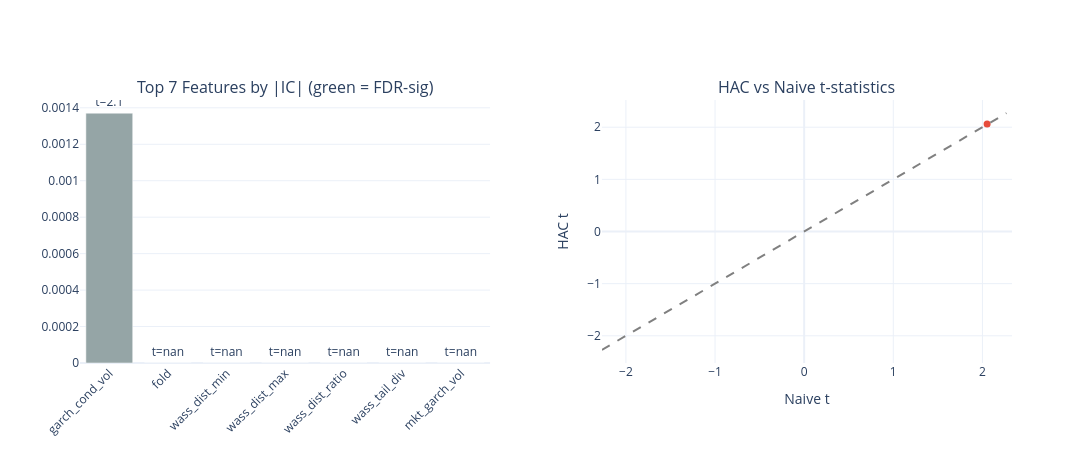

The cell this chart's notebook holds for it:
### Markdown cell above
### IC Bar Chart & HAC Scatter

Left panel: top features by absolute IC, colored by FDR significance.
Right panel: HAC vs naive t-statistics — points below the 45-degree line
show features whose significance is inflated by autocorrelation.

### Code cell
top_n = min(25, len(eval_summary))
top = eval_summary.head(top_n)

fig = make_subplots(
    rows=1,
    cols=2,
    subplot_titles=[
        f"Top {top_n} Features by |IC| (green = FDR-sig)",
        "HAC vs Naive t-statistics",
    ],
    horizontal_spacing=0.12,
)

# Panel 1: IC bar chart
colors = ["#2ecc71" if s else "#95a5a6" for s in top["fdr_sig"].to_list()]
fig.add_trace(
    go.Bar(
        x=top["feature"].to_list(),
        y=top["ic_mean"].to_list(),
        marker_color=colors,
        text=[f"t={t:.1f}" for t in top["hac_t"].to_list()],
        textposition="outside",
        showlegend=False,
    ),
    row=1,
    col=1,
)

# Panel 2: HAC scatter
fig.add_trace(
    go.Scatter(
        x=eval_summary["naive_t"].to_list(),
        y=eval_summary["hac_t"].to_list(),
        mode="markers",
        marker=dict(
            color=["#2ecc71" if s else "#e74c3c" for s in eval_summary["fdr_sig"].to_list()],
            size=7,
        ),
        text=eval_summary["feature"].to_list(),
        showlegend=False,
    ),
    row=1,
    col=2,
)

# 45-degree line
max_t = (
    max(
        eval_summary["naive_t"].cast(pl.Float64, strict=False).abs().max() or 1.0,
        eval_summary["hac_t"].cast(pl.Float64, strict=False).abs().max() or 1.0,
    )
    * 1.1
)
fig.add_trace(
    go.Scatter(
        x=[-max_t, max_t],
        y=[-max_t, max_t],
        mode="lines",
        line=dict(dash="dash", color="gray"),
        showlegend=False,
    ),
    row=1,
    col=2,
)

fig.update_layout(template="plotly_white", height=450, width=1100)
fig.update_xaxes(tickangle=-45, row=1, col=1)
fig.update_xaxes(title_text="Naive t", row=1, col=2)
fig.update_yaxes(title_text="HAC t", row=1, col=2)
fig.show()

### Figure 1 — Plotly figure (JSON) as saved in the notebook; plotly's stock layout.template omitted (floating-point values rounded to 4 significant figures)
{"data": [{"marker": {"color": ["#95a5a6", "#95a5a6", "#95a5a6", "#95a5a6", "#95a5a6", "#95a5a6", "#95a5a6"]}, "showlegend": false, "text": ["t=2.1", "t=nan", "t=nan", "t=nan", "t=nan", "t=nan", "t=nan"], "textposition": "outside", "type": "bar", "x": ["garch_cond_vol", "fold", "wass_dist_min", "wass_dist_max", "wass_dist_ratio", "wass_tail_div", "mkt_garch_vol"], "xaxis": "x", "y": [0.001371, 0.0, 0.0, 0.0, 0.0, 0.0, 0.0], "yaxis": "y"}, {"marker": {"color": ["#e74c3c", "#e74c3c", "#e74c3c", "#e74c3c", "#e74c3c", "#e74c3c", "#e74c3c"], "size": 7}, "mode": "markers", "showlegend": false, "text": ["garch_cond_vol", "fold", "wass_dist_min", "wass_dist_max", "wass_dist_ratio", "wass_tail_div", "mkt_garch_vol"], "type": "scatter", "x": [2.053, null, null, null, null, null, null], "xaxis": "x2", "y": [2.063, null, null, null, null, null, null], "yaxis": "y2"}, {"line": {"color": "gray", "dash": "dash"}, "mode": "lines", "showlegend": false, "type": "scatter", "x": [-2.269, 2.269], "xaxis": "x2", "y": [-2.269, 2.269], "yaxis": "y2"}], "layout": {"annotations": [{"font": {"size": 16}, "showarrow": false, "text": "Top 7 Features by |IC| (green = FDR-sig)", "x": 0.22, "xanchor": "center", "xref": "paper", "y": 1.0, "yanchor": "bottom", "yref": "paper"}, {"font": {"size": 16}, "showarrow": false, "text": "HAC vs Naive t-statistics", "x": 0.78, "xanchor": "center", "xref": "paper", "y": 1.0, "yanchor": "bottom", "yref": "paper"}], "height": 450, "width": 1100, "xaxis": {"anchor": "y", "domain": [0.0, 0.44], "tickangle": -45}, "xaxis2": {"anchor": "y2", "domain": [0.56, 1.0], "title": {"text": "Naive t"}}, "yaxis": {"anchor": "x", "domain": [0.0, 1.0]}, "yaxis2": {"anchor": "x2", "domain": [0.0, 1.0], "title": {"text": "HAC t"}}}}
